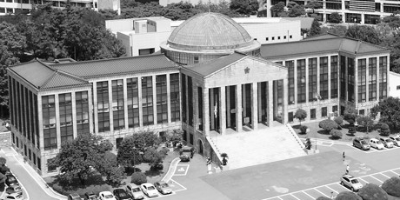
#> input picture denoising/clean.png, 400 x 200 px
$ jupyter execute Denoising.ipynb
#> lines starting #> are read from the running program, lines starting #| are printed output that depends on the picture
#Denoising

You are given a clean image below (left) and an image corrupted by additive white Gaussian noise (right). Apply the following filtering operations:


1.	Filter the noisy image using an average filter with kernel size as 1) 3x3, 2) 5x5, 3) 7x7, and 4) 9x9. Visualize 4 output images and explain the effect of increasing the kernel size on the average filtering.

[cell 1]
import cv2, numpy as np
import matplotlib.pyplot as plt
from skimage.metrics import peak_signal_noise_ratio as psnr, structural_similarity as ssim

clean = cv2.imread("clean.png", cv2.IMREAD_GRAYSCALE)
#> clean is the input picture: shape (200, 400); min 6, max 255, mean 138.6
noisy = cv2.imread("noisy.png", cv2.IMREAD_GRAYSCALE)
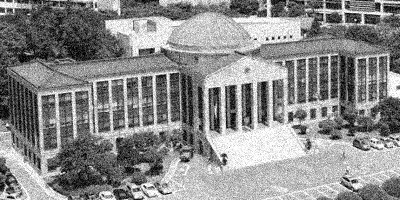
#> input picture denoising/noisy.png, 400 x 200 px
#> noisy is the input picture: shape (200, 400); min 0, max 255, mean 138.4
print(f"Noisy: PSNR={psnr(clean, noisy):.2f} dB, SSIM={ssim(clean, noisy):.4f}")
#| Noisy: PSNR=22.31 dB, SSIM=0.7145

[cell 2]
fig, axes = plt.subplots(2, 2, figsize=(10, 6))

avg_results = []
for ax, k in zip(axes.ravel(), (3, 5, 7, 9)):
    out = cv2.blur(noisy, (k, k))
    avg_results.append((f"Average {k}x{k}", out))
    ax.imshow(out, cmap="gray", vmin=0, vmax=255)
    ax.set_title(f"Average {k}x{k}\nPSNR={psnr(clean, out):.2f} dB, SSIM={ssim(clean, out):.3f}", fontsize=9)
    ax.axis("off")
#> this loop made 4 passes
#> pass 1, `out = cv2.blur(noisy, (k, k))`:
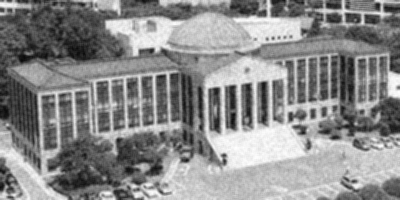
#> out: shape (200, 400); min 9, max 255, mean 138.4
#> pass 2, `out = cv2.blur(noisy, (k, k))`:
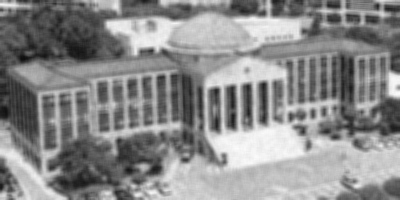
#> out: shape (200, 400); min 14, max 251, mean 138.4
#> pass 3, `out = cv2.blur(noisy, (k, k))`:
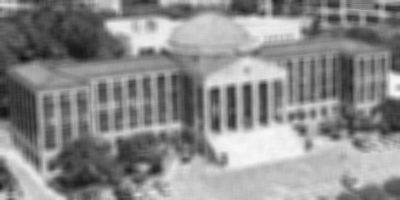
#> out: shape (200, 400); min 17, max 248, mean 138.4
#> after the loop, avg_results = 4 items

plt.tight_layout()
plt.show()
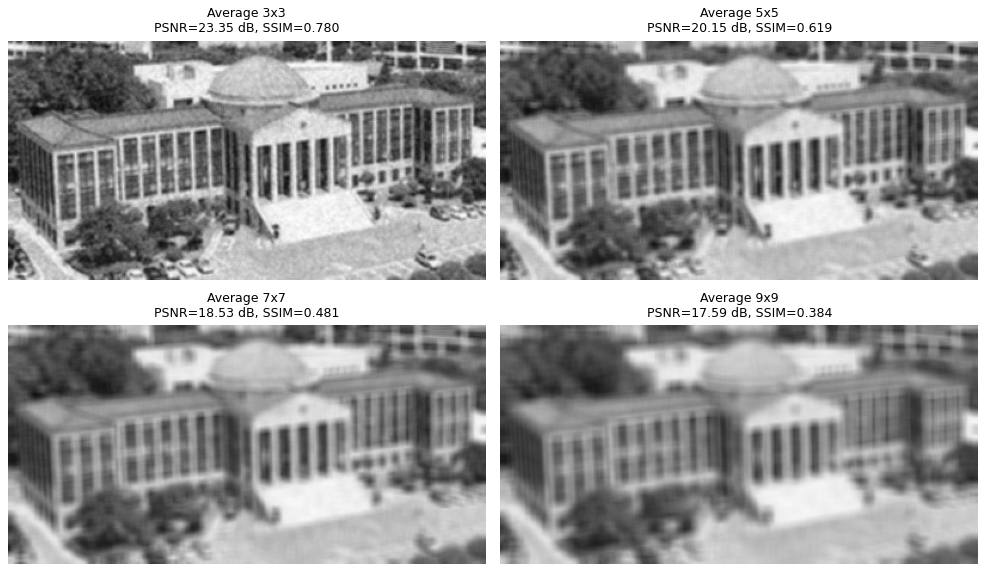
#> figure drawn by matplotlib, 4 panels

##Observation
As the kernel grows each output pixel ends up averaging neighboring pixels. This reduces noise. Makes the image appear smoother.. Since every pixel, in the window is given the same weight, edges and fine details start to blur. The blurring effect increases quickly while the noise reduction slows down. Because of this the blur error grows faster than the noise error shrinks. That’s why PSNR and SSIM values go down. At a 3x3 kernel the PSNR is 23.35 dB. At a 9x9 kernel it drops to 17.59 dB.

2.	Filter the noisy image using a 9×9 Gaussian filter with sigma equal to 1) 0.5, 2) 1, 3) 2, and 4) 4. Visualize 4 output images and explain the effect of increasing the sigma value on the Gaussian filtering.

[cell 3]
fig, axes = plt.subplots(2, 2, figsize=(10, 6))

gau_results = []
for ax, s in zip(axes.ravel(), (0.5, 1, 2, 4)):
    out = cv2.GaussianBlur(noisy, (9, 9), s)
    gau_results.append((f"Gaussian 9x9, sigma={s}", out))
    ax.imshow(out, cmap="gray", vmin=0, vmax=255)
    ax.set_title(f"Gaussian 9x9, sigma={s}\nPSNR={psnr(clean, out):.2f} dB, SSIM={ssim(clean, out):.3f}", fontsize=9)
    ax.axis("off")
#> after the loop, gau_results = 4 items

plt.tight_layout()
plt.show()
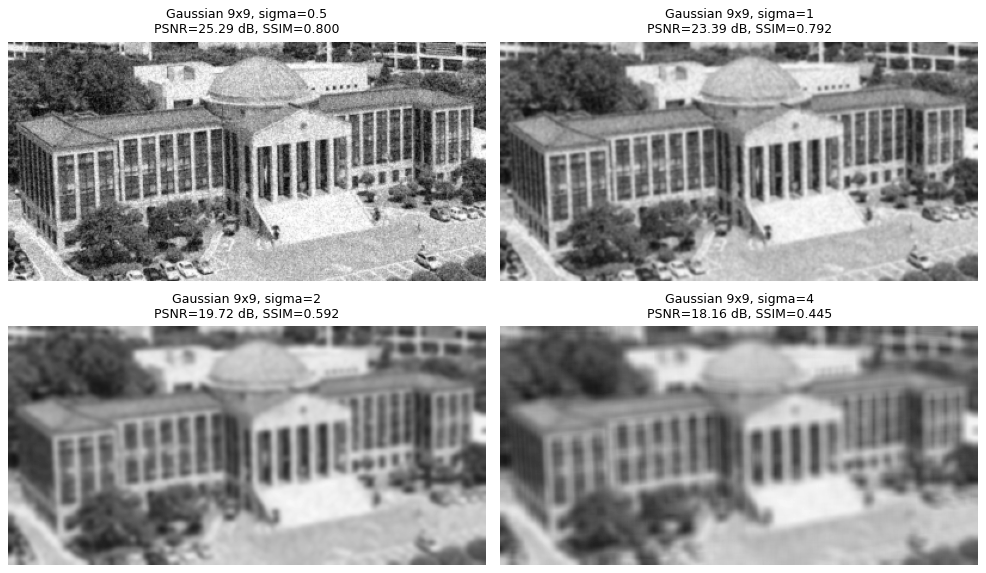
#> figure drawn by matplotlib, 4 panels

##Observation
Sigma controls how far the smoothing effect reaches. When sigma is small like 0.5 the weight is mostly, on the center pixel. This means little blur happens and edges remain sharp. As sigma gets larger the weights spread out across the 9x9 window. This reduces noise but it also causes more blur. When sigma reaches 4 the kernel becomes almost flat like a simple 9x9 average filter. The quality drops as sigma grows. It starts at 25.29 dB for sigma 0.5. Goes down to 18.16 dB for sigma 4.

3.	Which filter and parameter combination shows the best denoising performance (among the above 8 filters)?

[cell 4]
plt.close("all")
all_results = avg_results + gau_results
#> all_results = 8 items

print(f"{'Filter':28s} {'PSNR (dB)':>10s} {'SSIM':>8s}")
for name, im in all_results:
    print(f"{name:28s} {psnr(clean, im):10.2f} {ssim(clean, im):8.4f}")
#> this loop made 8 passes
#> name on passes 1 to 8: 'Average 3x3', 'Average 5x5', 'Average 7x7', 'Average 9x9', 'Gaussian 9x9, sigma=0.5', 'Gaussian 9x9, sigma=1', 'Gaussian 9x9, sigma=2', 'Gaussian 9x9, sigma=4'
#| Average 3x3                       23.35   0.7804
#| Average 5x5                       20.15   0.6188
#| Average 7x7                       18.53   0.4806
#| Average 9x9                       17.59   0.3840
#| Gaussian 9x9, sigma=0.5           25.29   0.8002
#| Gaussian 9x9, sigma=1             23.39   0.7915
#| Gaussian 9x9, sigma=2             19.72   0.5920
#| Gaussian 9x9, sigma=4             18.16   0.4451

best_name, best_img = max(all_results, key=lambda t: psnr(clean, t[1]))
#> best_name = 'Gaussian 9x9, sigma=0.5'
print("\nBest filter:", best_name)
#| Best filter: Gaussian 9x9, sigma=0.5

fig, axes = plt.subplots(1, 3, figsize=(12, 4))
for ax, (im, t) in zip(axes, [(clean, "Clean"), (noisy, "Noisy"), (best_img, f"Best: {best_name}")]):
    ax.imshow(im, cmap="gray", vmin=0, vmax=255)
    ax.set_title(t, fontsize=10)
    ax.axis("off")
#> this loop made 3 passes
#> t on passes 1 to 3: 'Clean', 'Noisy', 'Best: Gaussian 9x9, sigma=0.5'
plt.tight_layout()
plt.show()
